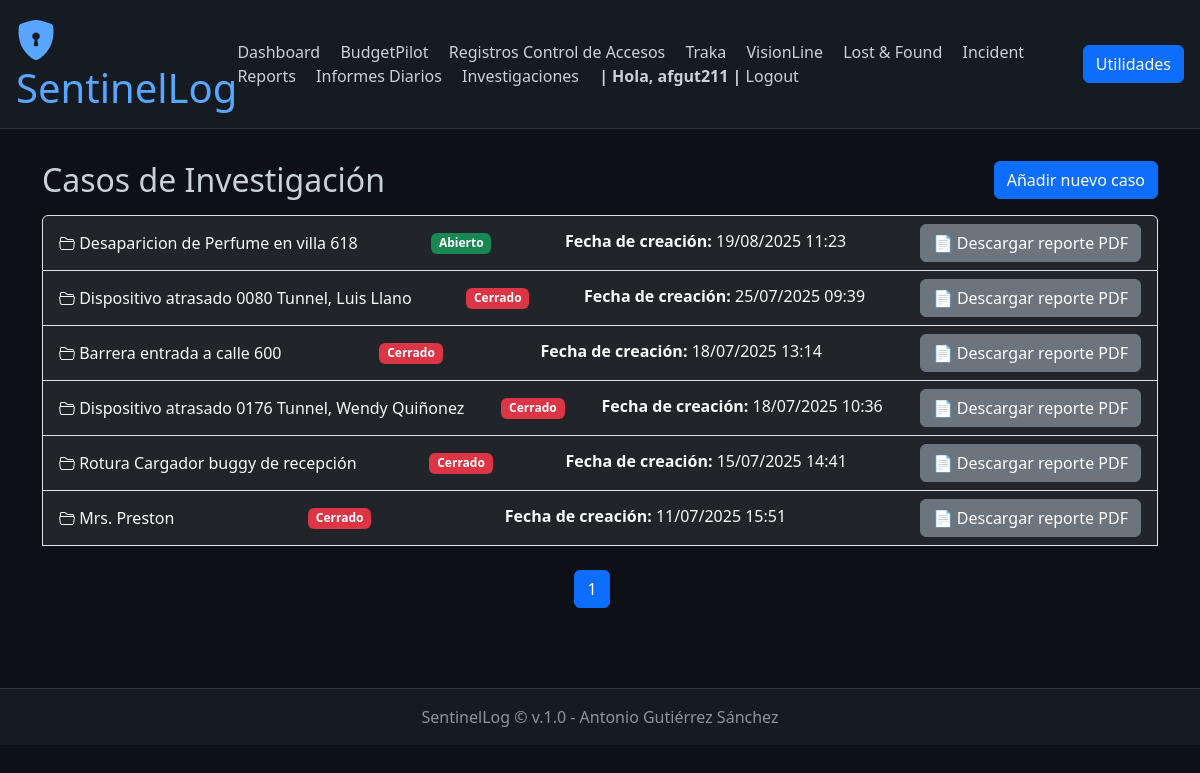
The app's page /investigations/ (signed in) with its own data.
### investigations/models.py (models this page shows, shortened)
class InvestigationCase(models.Model):
    title = models.CharField(max_length=200)
    description = models.TextField()
    created_by = models.ForeignKey(User, on_delete=models.SET_NULL, null=True)
    created_at = models.DateTimeField(auto_now_add=True)
    is_closed = models.BooleanField(default=False)
    conclusiones = models.TextField(blank=True, null=True)
    pdf_last_saved = models.DateTimeField(blank=True, null=True)
    history = HistoricalRecords()

### investigations/views.py (the view)
# urls.py: path('', views.index, name='daily_activity_index'),
def index(request):
    cases = InvestigationCase.objects.all().order_by('-created_at')
    paginator = Paginator(cases, 10)  # 10 por página
    page_number = request.GET.get('page')
    page_obj = paginator.get_page(page_number)
    return render(request, 'investigations/index.html', {'page_obj': page_obj})

### investigations/templates/investigations/index.html (shortened to what this page needs)
{% extends 'base.html' %}
{% block content %}
<div class="d-flex justify-content-between align-items-center mb-3">
    <h2 class="mb-0">Casos de Investigación</h2>
    <a href="{% url 'add_case' %}" class="btn btn-primary">
        Añadir nuevo caso
    </a>
</div>
<div class="list-group">
    {% for case in page_obj %}
        <a href="{% url 'case_detail' case.id %}" class="list-group-item list-group-item-action d-flex justify-content-between align-items-center bg-dark text-light">
            <span>
                <i class="bi bi-folder2-open"></i> {{ case.title }}
            </span>
            {% if case.is_closed %}
                <span class="badge bg-danger">Cerrado</span>
            {% else %}
                <span class="badge bg-success">Abierto</span>
            {% endif %}
            <p class="mb-1"><strong>Fecha de creación:</strong> {{ case.created_at|date:"d/m/Y H:i" }}</p>
            <form action="{% url 'generate_pdf_report' case.id %}" method="get" target="_blank">
                    <button type="submit" class="btn btn-secondary">
                        📄 Descargar reporte PDF
                    </button>
                </form>
        </a>
    {% empty %}
        <div class="alert alert-info mb-0">
            No hay casos registrados.
        </div>
    {% endfor %}
    <br>
    {% with request.GET.urlencode as filter_query %}
        <nav aria-label="Paginación">
            <ul class="pagination justify-content-center">
                {% for num in page_obj.paginator.page_range %}
                {% if num <= 2 or num > page_obj.paginator.num_pages|add:'-2' or num >= page_obj.number|add:'-1' and num <= page_obj.number|add:'1' %}
                    <li class="page-item {% if page_obj.number == num %}active{% endif %}">
                    <a class="page-link" href="?{{ filter_query }}{% if filter_query %}&{% endif %}page={{ num }}">{{ num }}</a>
                    </li>
                {% elif num == 3 or num == page_obj.paginator.num_pages|add:'-2' %}
                    <li class="page-item disabled"><span class="page-link">…</span></li>
                {% endif %}
                {% endfor %}
            </ul>
        </nav>
    {% endwith %}
</div>
{% endblock %}

### templates/base.html (shortened to what this page needs)
<!DOCTYPE html>
<html lang="es">
<head>
    <link href="https://cdn.jsdelivr.net/npm/bootstrap@5.3.3/dist/css/bootstrap.min.css" rel="stylesheet">
    <link href="https://cdn.jsdelivr.net/npm/bootstrap-icons@1.10.5/font/bootstrap-icons.css" rel="stylesheet">
    <link href="https://cdnjs.cloudflare.com/ajax/libs/toastr.js/latest/toastr.min.css" rel="stylesheet"/>
</head>
<body>
    <header class="d-flex flex-column flex-md-row align-items-center justify-content-between">
        <h1><i class="bi bi-shield-lock-fill"></i> SentinelLog</h1>
        <nav class="mt-3 mt-md-0">
            <a href="/dashboard/">Dashboard</a>
            <a href="{% url 'budgetpilot:presupuesto_list' %}">BudgetPilot</a>
            <a href="{% url 'registro_list' %}">Registros Control de Accesos</a>
            <a href="{% url 'traka:user_list' %}">Traka</a>
            <a href="{% url 'visionline_operator_list' %}">VisionLine</a>
            <a href="{% url 'lostfound:list' %}">Lost &amp; Found</a>
            <a href="/incident_management/">Incident Reports</a>
            <a href="/daily_reports/">Informes Diarios</a>
            <a href="/investigations/">Investigaciones</a>
            {% if user.is_authenticated %}
            <span><b>| Hola, {{ user }} |</b></span>
            <a href="{% url 'account_logout' %}">Logout</a>
            {% else %}
                <a href="/accounts/login/">Login</a>
            {% endif %}
        </nav>
        <div class="order-1 order-md-0">
            <button class="btn btn-primary" type="button" data-bs-toggle="offcanvas" data-bs-target="#offcanvasWithBothOptions" aria-controls="offcanvasWithBothOptions">
                Utilidades
            </button>
        </div>
    </header>
    <main class="container">
        {% block content %}{% endblock %}
    </main>
    <footer>
        SentinelLog © {{ now|date:"YYYY" }} v.1.0 - Antonio Gutiérrez Sánchez
    </footer>
</body>
</html>

### templates/base.html (style rules this page uses)
body { background-color: #0d1117; color: #c9d1d9; }
header { background-color: #161b22; padding: 1rem; border-bottom: 1px solid #30363d; }
header h1 { color: #58a6ff; margin: 0; }
nav a { color: #c9d1d9; margin-right: 1rem; text-decoration: none; }
main { padding: 2rem; }
footer { background-color: #161b22; color: #8b949e; text-align: center; padding: 1rem; border-top: 1px solid #30363d; margin-top: 2rem; }

### records on screen
InvestigationCase: title "Desaparicion de Perfume en villa 618", is_closed "Abierto", created_at "19/08/2025 11:23"
InvestigationCase: title "Dispositivo atrasado 0080 Tunnel, Luis Llano", is_closed "Cerrado", created_at "25/07/2025 09:39"
InvestigationCase: title "Barrera entrada a calle 600", is_closed "Cerrado", created_at "18/07/2025 13:14"
InvestigationCase: title "Dispositivo atrasado 0176 Tunnel, Wendy Quiñonez", is_closed "Cerrado", created_at "18/07/2025 10:36"
InvestigationCase: title "Rotura Cargador buggy de recepción", is_closed "Cerrado", created_at "15/07/2025 14:41"
InvestigationCase: title "Mrs. Preston", is_closed "Cerrado", created_at "11/07/2025 15:51"

### other values on screen
{{ user }} "afgut211"
{{ num }} "1"
